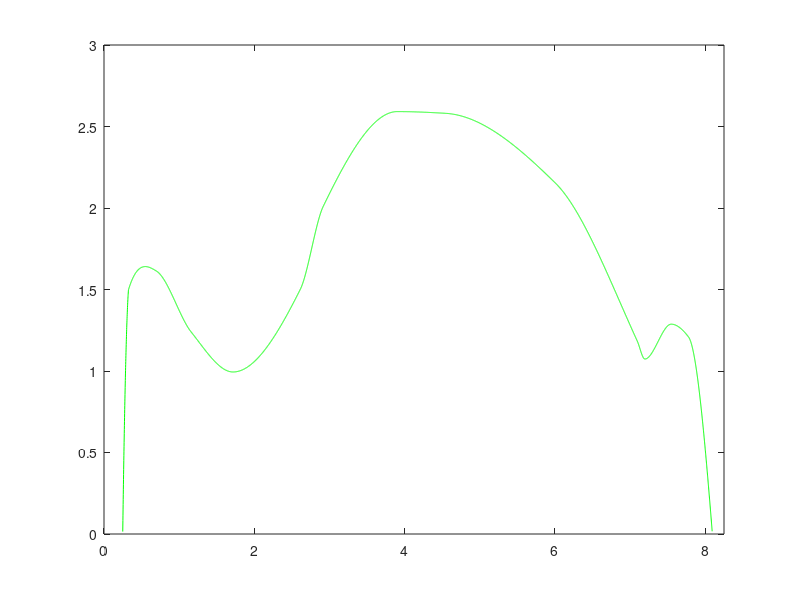

MATLAB code for this plot:
%JARRON POR SPLINE
%Alumno: Fabricio Luna Infantes
x=[0.2494919117236 0.3259087077635 0.3239711970223 0.5499909260479 1.1596713420052 0.6969431342457 1.7163166685488  2.6121032691945 2.9168813192717 3.901157444104 4.5484631899235 6.0087985567303 7.0955676892528 7.1968576309634 7.5475316042569 7.778360399351 8.0928949763243];%1 trazo 0.6753081302369
y=[0.0149414104248 1.4986887717054 1.4888653044816 1.6406637632098 1.2393279728713 1.6132881878944 0.9939271996474 1.5011563734748 2.0098315092093 2.5914301614046 2.5807146770086 2.1517934974504 1.1839511383339 1.0733006728729 1.2874338909685 1.2085788224095 0.0144762296038];%sin(x);1.640519071962
o=[0.2494919117236:0.001:8.0928949763243];       
a=interp1(x,y,o,'cubic');
plot(o,a,"g");
axis([0,8.25,0,3]);
